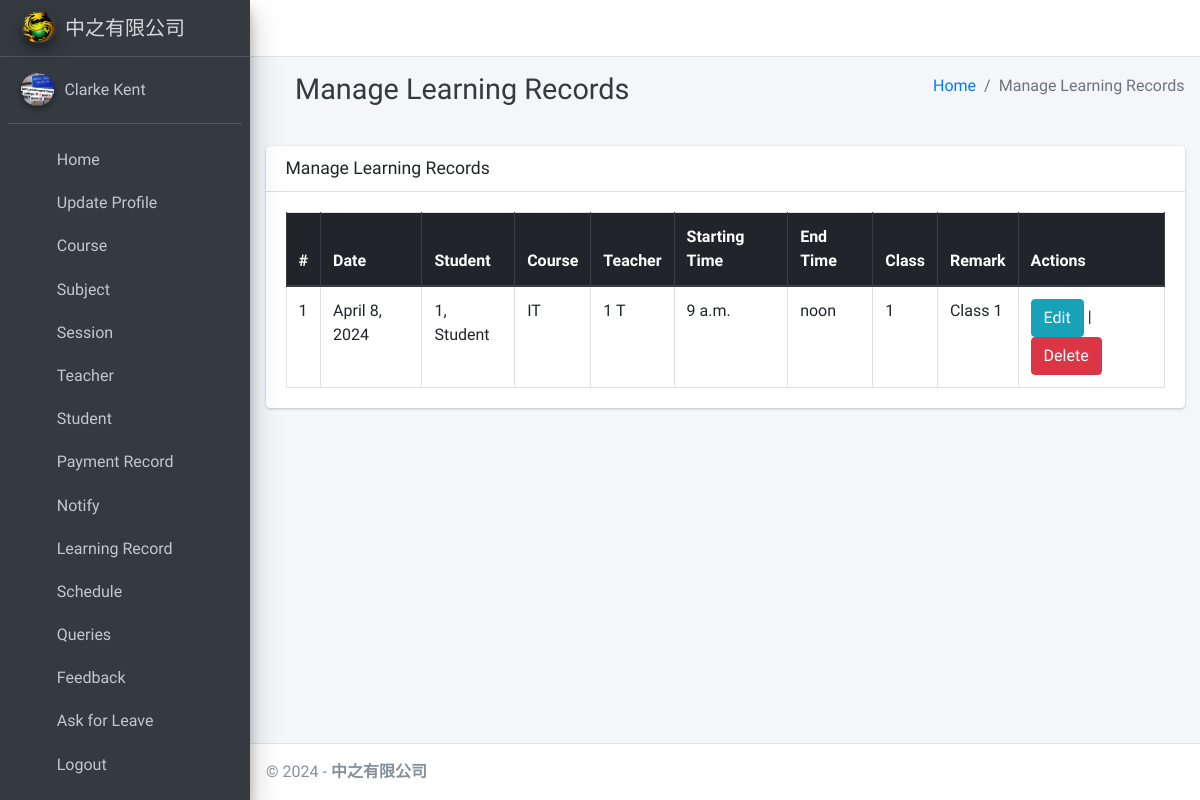
Screenshot of /learn/manage (signed in) with the database file from the repository.
### main_app/models.py (models this page shows)
class LearningRecord(models.Model):
    date = models.DateField()
    student = models.ForeignKey(Student, null=True,on_delete=models.DO_NOTHING)
    course = models.ForeignKey(Course,null=True, on_delete=models.CASCADE)
    teacher = models.ForeignKey(Teacher,null=True, on_delete=models.CASCADE)
    starting_time = models.TimeField(null=True,)
    end_time = models.TimeField(null=True,)
    class_name = models.CharField(max_length=100, null=True,)
    remark = models.TextField(null=True,)

class Student(models.Model):
    admin = models.OneToOneField(CustomUser, on_delete=models.CASCADE)
    course = models.ForeignKey(Course, on_delete=models.DO_NOTHING, null=True, blank=False)
    session = models.ForeignKey(Session, on_delete=models.DO_NOTHING, null=True)
    date_of_birth = models.DateField(blank=True, null=True)
    reg_date = models.DateField(blank=True, null=True)
    state = models.CharField(max_length = 30, blank = True) #learning/completed/pending refund
    def __str__(self):
        return self.admin.last_name + ", " + self.admin.first_name

class CustomUser(AbstractUser):
    USER_TYPE = ((1, "HOD"), (2, "Teacher"), (3, "Student"))
    GENDER = [("M", "Male"), ("F", "Female")]
    username = None  # Removed username, using email instead
    email = models.EmailField(unique=True)
    user_type = models.CharField(default=1, choices=USER_TYPE, max_length=1)
    gender = models.CharField(max_length=1, choices=GENDER)
    profile_pic = models.ImageField()
    address = models.TextField()
    contact_num = models.TextField(default="")
    remark = models.TextField(default="")
    fcm_token = models.TextField(default="")  # For firebase notifications
    created_at = models.DateTimeField(auto_now_add=True)
    updated_at = models.DateTimeField(auto_now=True)
    USERNAME_FIELD = "email"
    REQUIRED_FIELDS = []
    objects = CustomUserManager()
    def __str__(self):
        return self.last_name + ", " + self.first_name

class Course(models.Model):
    name = models.CharField(max_length=120)
    created_at = models.DateTimeField(auto_now_add=True)
    updated_at = models.DateTimeField(auto_now=True)
    def __str__(self):
        return self.name

class Teacher(models.Model):
    course = models.ForeignKey(Course, on_delete=models.DO_NOTHING, null=True, blank=False)
    admin = models.OneToOneField(CustomUser, on_delete=models.CASCADE)
    work_type = models.CharField(max_length = 30, blank = True) #Special/Temporary
    def __str__(self):
        return self.admin.last_name + " " + self.admin.first_name

### main_app/hod_views.py (the view)
# urls.py: path("learn/manage", hod_views.manage_learning_record, name='manage_learning_record'),
def manage_learning_record(request):
    learning = LearningRecord.objects.all()
    context = {
        'learning': learning,
        'page_title': 'Manage Learning Records'
    }
    return render(request, "hod_template/manage_learning_record.html", context)

### main_app/templates/hod_template/manage_learning_record.html
{% extends 'main_app/base.html' %}
{% load static %}
{% block page_title %}<i class="nav-icon fas fa-pencil-ruler"></i>  {{page_title}}{% endblock page_title %}
{% block content %}
<section class="content">
    <div class="container-fluid">
        <div class="row">
            <div class="col-md-12">
                <div class="card">
                    <div class="card-header">
                        <h3 class="card-title">{{page_title}}</h3>
                    </div>
                    <div class="card-body">
                        <table id="example2" class="table table-bordered table-hover">
                            <thead class="thead-dark">
                                <tr>
                                    <th>#</th>
                                    <th>Date</th>
                                    <th>Student</th>
                                    <th>Course</th>
                                    <th>Teacher</th>
                                    <th>Starting Time</th>
                                    <th>End Time</th>
                                    <th>Class</th>
                                    <th>Remark</th>
                                    <th>Actions</th>
                                </tr>
                            </thead>
                            <tbody>
                                {% for learn in learning %}
                                <tr>
                                    <td>{{ forloop.counter }}</td>
                                    <td>{{learn.date}}</td>
                                    <td>{{learn.student}}</td>
                                    <td>{{learn.course}}</td>
                                    <td>{{learn.teacher}}</td>
                                    <td>{{learn.starting_time}}</td>
                                    <td>{{learn.end_time}}</td>
                                    <td>{{learn.class_name}}</td>
                                    <td>{{learn.remark}}</td>
                                    <td>
                                        <a href="{% url 'edit_learn' learn.id %}" class="btn btn-info">Edit</a> |
                                        <a href="{% url 'delete_learning_record' learn.id %}" class="btn btn-danger" onclick="return confirm('Are you sure about this ?')">Delete</a>
                                    </td>
                                </tr>
                                {% endfor %}
                            </tbody>
                        </table>
                    </div>
                </div>
            </div>
        </div>
    </div>
</section>
{% endblock content %}

### rows the page displays
LearningRecord: date "April 8, 2024", student "1, Student", course "IT", teacher "1 T", starting_time "9 a.m.", end_time "noon", class_name "1", remark "Class 1"

### other values shown
{{ page_title }} "Manage Learning Records"
